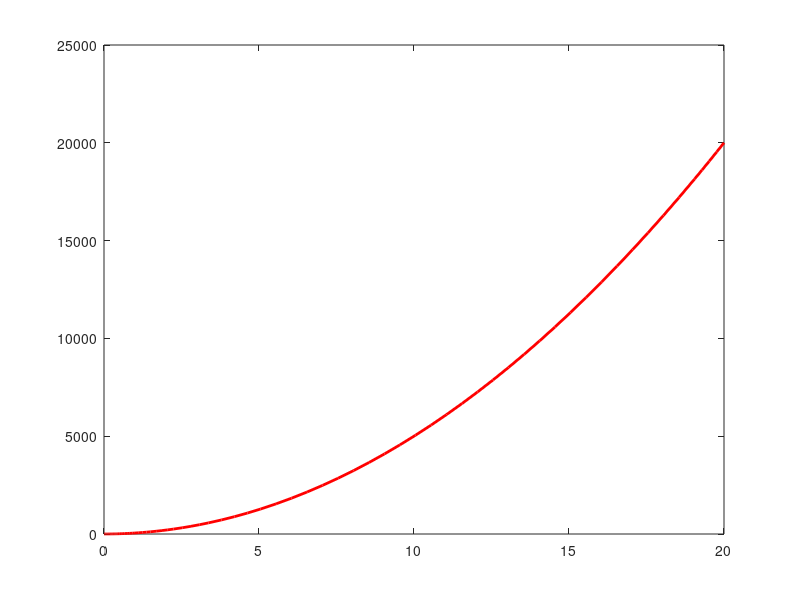

The MATLAB source for this figure:
mu = 100;        
X0 = 1;        
t = [0 20]; 
dXdt = @(X ,t) mu * X;
[t, X] = ode45(dXdt, t, X0);
plot(t, X,'r-', 'LineWidth', 2)

